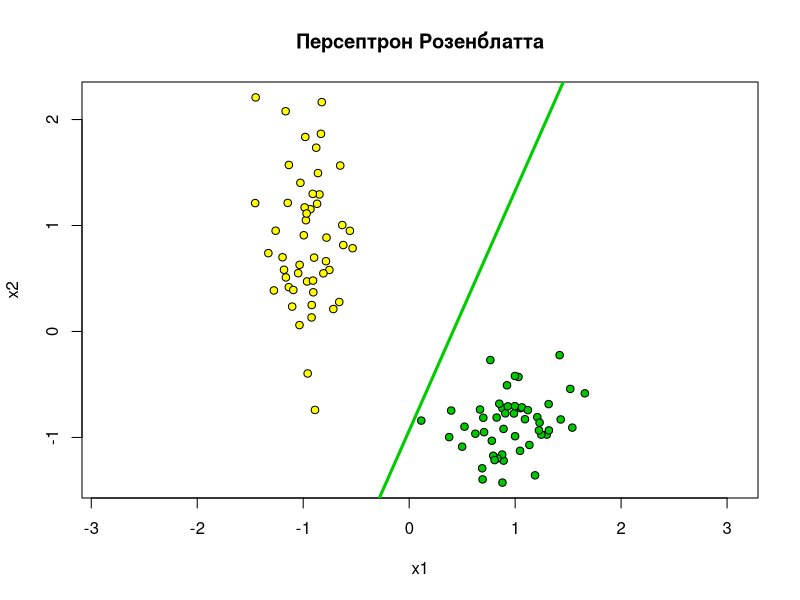

This figure's R source:
##Нормализация обучающей выборки
trainingSampleNormalization <- function(xl)  
{  
n <- dim(xl)[2] - 1  
  for(i in 1:n)    
  {    
    xl[, i] <- (xl[, i] - mean(xl[, i])) / sd(xl[, i])    
  }  
  return (xl)  
}
## Добавление колонки для из -1 для w0
trainingSamplePrepare <- function(xl)  
{  
  l <- dim(xl)[1]  
  n <- dim(xl)[2] - 1  
  xl <- cbind(xl[, 1:n], seq(from = -1, to = -1, length.out = l), xl[, n + 1])  
}
## Функция потерь для правила Хэбба
lossPerceptron <- function(x) 
{  
  return (max(-x, 0))  
}
## Стохастический градиент с правилом Хебба
sg.Hebb <- function(xl, eta = 0.1, lambda = 1/6)  
{
  l <- dim(xl)[1] 
  n <- dim(xl)[2] - 1
  w <- c(1/2, 1/2, 1/2)  
  iterCount <- 0
  ## initialize Q
  Q <- 0
  for (i in 1:l)
  {  
  ## Суммируем скаляры <w,x>    
    wx <- sum(w * xl[i, 1:n])    
    ## считаем отступы    
    margin <- wx * xl[i, n + 1]    
    Q <- Q + lossPerceptron(margin)    
  }  
  repeat    
  {    
    ## Поиск ошибочных объектов    
    margins <- array(dim = l)    
    for (i in 1:l)      
    {      
      xi <- xl[i, 1:n]      
      yi <- xl[i, n + 1]      
      margins[i] <- crossprod(w, xi) * yi      
    }    
    ## выбрать ошибочные объекты    
    errorIndexes <- which(margins <= 0)    
    if (length(errorIndexes) > 0)      
    {      
      #  выбрать случайный ошибочный объект      
      i <- sample(errorIndexes, 1)      
      iterCount <- iterCount + 1      
      xi <- xl[i, 1:n]      
      yi <- xl[i, n + 1]      
      w <- w + eta * yi * xi      
    }    
    else      
      break;    
  }  
  return (w)  
}
ObjectsCountOfEachClass <- 50
## Моделируем обучающие данные
library(MASS)
Sigma1 <- matrix(c(2, 0, 0, 10), 2, 2)
Sigma2 <- matrix(c(4, 1, 1, 2), 2, 2)
xy1 <- mvrnorm(n=ObjectsCountOfEachClass, c(0, 0), Sigma1)
xy2 <- mvrnorm(n=ObjectsCountOfEachClass, c(10, -10), Sigma2)
xl <- rbind(cbind(xy1, -1), cbind(xy2, +1))
colors <- c(rgb(255/255, 255/255, 0/255), "white", rgb(0/255, 200/255, 0/255))
## нормализация данных
xlNorm <- trainingSampleNormalization(xl)
xlNorm <- trainingSamplePrepare(xlNorm)
## отображение
plot(xlNorm[, 1], xlNorm[, 2], pch = 21, bg = colors[xl[,3] + 2], asp = 1, xlab = "x1", ylab = "x2", main = "Персептрон Розенблатта")
## Правило Хэбба
w <- sg.Hebb(xlNorm)
abline(a = w[3] / w[2], b = -w[1] / w[2], lwd = 3, col = "green3")
